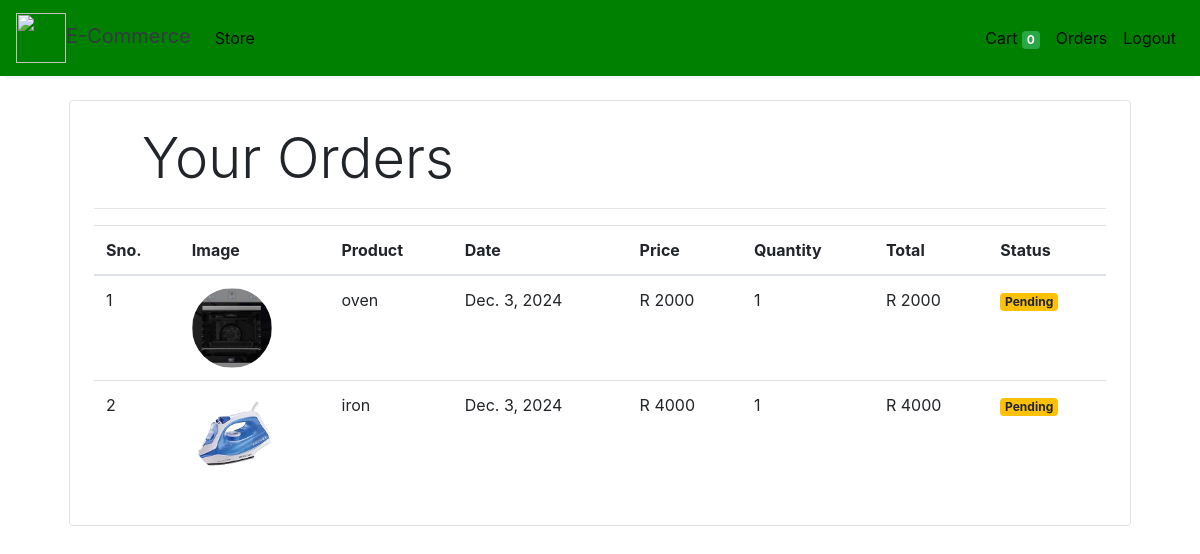
Screenshot of /orders (signed in) with the database file from the repository.
### store/models/orders.py (models this page shows, shortened)
class Order(models.Model):
    product = models.ForeignKey(Products,
                                on_delete=models.CASCADE)
    customer = models.ForeignKey(Customer,
                                 on_delete=models.CASCADE)
    quantity = models.IntegerField(default=1)
    price = models.IntegerField()
    address = models.CharField (max_length=50, default='', blank=True)
    phone = models.CharField (max_length=50, default='', blank=True)
    date = models.DateField (default=datetime.datetime.today)
    status = models.BooleanField (default=False)
    @staticmethod
    def get_orders_by_customer(customer_id):
        return Order.objects.filter(customer=customer_id).order_by('-date')

### store/models/product.py (models this page shows, shortened)
class Products(models.Model):
    name = models.CharField(max_length=60)
    price= models.IntegerField(default=0)
    category= models.ForeignKey(Category,on_delete=models.CASCADE,default=1 )
    description= models.CharField(max_length=250, default='', blank=True, null= True)
    image= models.ImageField(upload_to='uploads/products/')

### store/middlewares/auth.py (the view)
    def middleware(request):
        print(request.session.get('customer'))
        returnUrl = request.META['PATH_INFO']
        print(request.META['PATH_INFO'])
        if not request.session.get('customer'):
           return redirect(f'login?return_url={returnUrl}')
        response = get_response(request)
        return response

### store/templatetags/custom_filter.py (called while the page is built)
@register.filter(name='currency')
def currency(number):
    return "R "+str(number)

@register.filter(name='multiply')
def multiply(number , number1):
    return number * number1

### store/views/orders.py (called while the page is built)
    def get(self , request ):
        customer = request.session.get('customer')
        orders = Order.get_orders_by_customer(customer)
        print(orders)
        return render(request , 'orders.html'  , {'orders' : orders})

### store/templates/orders.html
{% extends 'base.html' %}
{% block content %}
{% load cart %}
{% load custom_filter %}
<div class="container">
   <div class="border rounded p-4 m-4">
        <p class="display-4 pl-4 ml-4">Your Orders</p>
        <hr>
        <table class="table">
            <thead>
                <tr>
                    <th>Sno.</th>
                    <th>Image</th>
                    <th>Product</th>
                    <th>Date</th>
                    <th>Price</th>
                    <th>Quantity</th>
                    <th>Total</th>
                    <th>Status</th>
                </tr>
            </thead>
            <tbody>
                {% for order in orders %}
                <tr>
                    <td>{{forloop.counter}}</td>
                    <td><img style="height: 80px;" class="rounded-circle" src="{{order.product.image.url}}" alt=""></td>
                    <td>{{order.product.name}}</td>
                    <td>{{order.date}}</td>
                    <td>{{order.price|currency}}</td>
                    <td>{{order.quantity}}</td>
                    <td>{{order.quantity|multiply:order.price|currency}}</td>
                    {% if order.status %}
                    <td><small class="badge badge-success">Completed</small></td>
                    {%else%}
                    <td><small class="badge badge-warning">Pending</small></td>
                    {% endif %}
                </tr>
                {% endfor %}
            </tbody>
        </table>
   </div>
</div>
{% endblock %}

### rows the page displays
Order: product.image (picture), product.name "oven", date "Dec. 3, 2024", price "R 2000", quantity "1", quantity|multiply "R 2000", status "Pending"
Order: product.image (picture), product.name "iron", date "Dec. 3, 2024", price "R 4000", quantity "1", quantity|multiply "R 4000", status "Pending"

### other values shown
{{ request.session.cart.keys|length }} "0"
